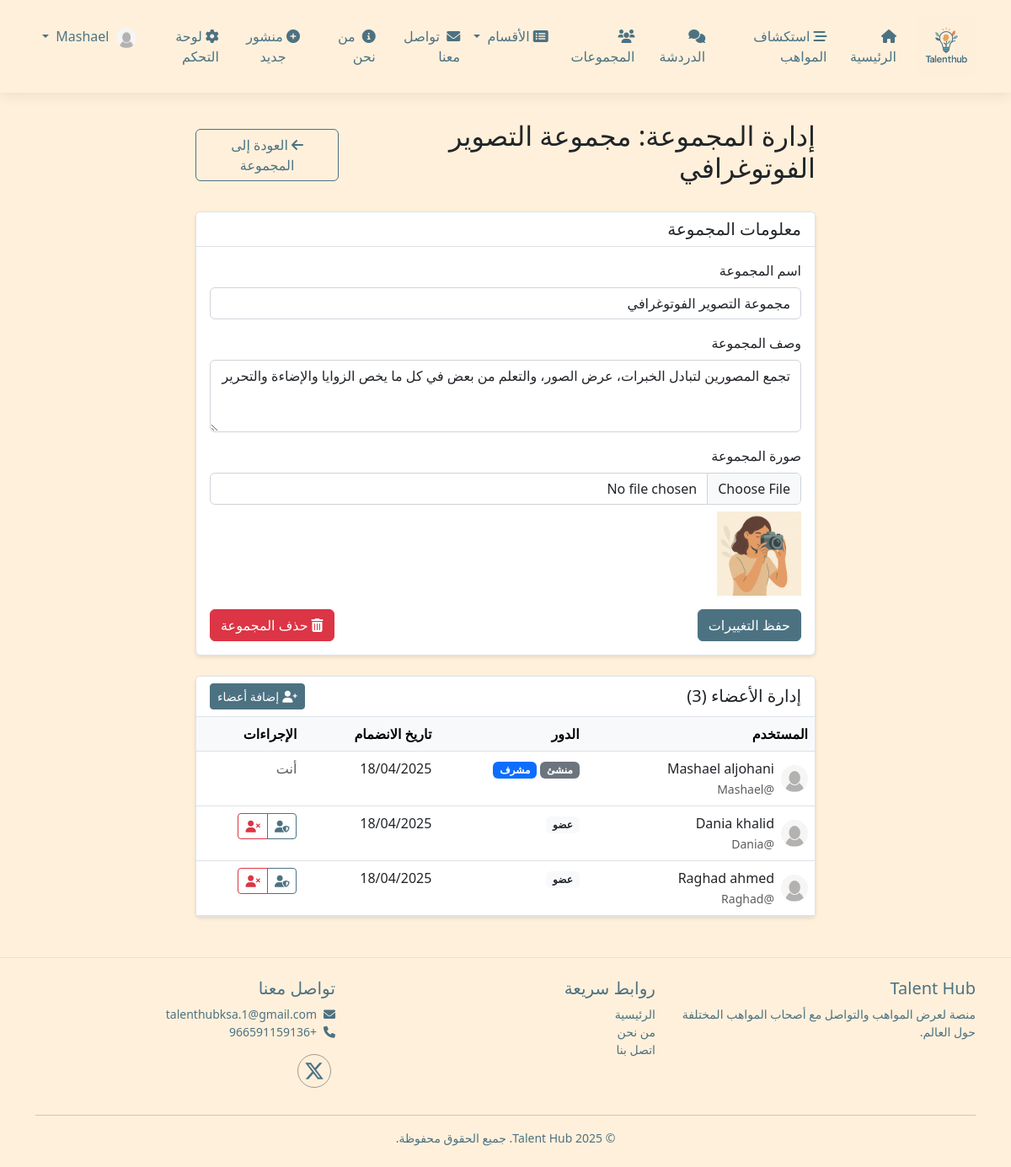
/groups/manage.php?id=3 (signed in), run on the app's committed database.
### tables this page shows
CREATE TABLE `groups` (
  `id` int(11) NOT NULL,
  `name` varchar(100) NOT NULL,
  `description` text DEFAULT NULL,
  `created_by` int(11) NOT NULL,
  `created_at` timestamp NOT NULL DEFAULT current_timestamp(),
  `updated_at` timestamp NOT NULL DEFAULT current_timestamp() ON UPDATE current_timestamp(),
  `image` varchar(255) DEFAULT NULL
);

CREATE TABLE `group_members` (
  `id` int(11) NOT NULL,
  `group_id` int(11) NOT NULL,
  `user_id` int(11) NOT NULL,
  `role` enum('member','admin') DEFAULT 'member',
  `joined_at` timestamp NOT NULL DEFAULT current_timestamp(),
  `last_read` datetime DEFAULT NULL
);

CREATE TABLE `users` (
  `id` int(11) NOT NULL,
  `username` varchar(50) NOT NULL,
  `email` varchar(100) NOT NULL,
  `password` varchar(255) NOT NULL,
  `full_name` varchar(100) NOT NULL,
  `bio` text DEFAULT NULL,
  `profile_picture` varchar(255) DEFAULT 'default.jpg',
  `role` enum('user','admin') DEFAULT 'user',
  `created_at` timestamp NOT NULL DEFAULT current_timestamp(),
  `updated_at` timestamp NOT NULL DEFAULT current_timestamp() ON UPDATE current_timestamp(),
  `is_online` tinyint(1) DEFAULT 0,
  `category` varchar(50) DEFAULT NULL,
  `is_active` tinyint(1) DEFAULT 1,
  `reset_token` varchar(255) DEFAULT NULL,
  `token_expiry` datetime NOT NULL,
  `updated_at_password` datetime DEFAULT NULL COMMENT 'تاريخ آخر تحديث',
  `last_password_change` datetime DEFAULT NULL COMMENT 'تاريخ آخر تغيير لكلمة المرور'
);

### config/config.php (called while the page is built, shortened)
<?php
function sanitize($data)
{
    $data = trim($data);
    $data = stripslashes($data);
    $data = htmlspecialchars($data);
    return $data;
}

### classes/Group.php (called while the page is built, shortened)
<?php
class Group
{
    private $db;
    public function __construct($database)
    {
        $this->db = $database;
    }
    public function getGroupById($groupId)
    {
        $this->db->query('
            SELECT g.*, u.username, u.full_name, u.profile_picture
            FROM groups g
            JOIN users u ON g.created_by = u.id
            WHERE g.id = :id
        ');
        $this->db->bind(':id', $groupId);
        return $this->db->single();
    }
    public function getGroupMembers($groupId)
    {
        $this->db->query('
            SELECT u.*, gm.role, gm.joined_at
            FROM group_members gm
            JOIN users u ON gm.user_id = u.id
            WHERE gm.group_id = :group_id
            ORDER BY gm.role = "admin" DESC, gm.joined_at ASC
        ');
        $this->db->bind(':group_id', $groupId);
        return $this->db->resultSet();
    }
    public function isGroupAdmin($groupId, $userId)
    {
        $this->db->query('
            SELECT * FROM group_members
            WHERE group_id = :group_id AND user_id = :user_id AND role = "admin"
        ');
        $this->db->bind(':group_id', $groupId);
        $this->db->bind(':user_id', $userId);
        $this->db->execute();
        return $this->db->rowCount() > 0;
    }
}

### config/db.php (called while the page is built, shortened)
<?php
require_once 'config.php';
class Database {
    private $host = DB_HOST;
    private $user = DB_USER;
    private $pass = DB_PASS;
    private $dbname = DB_NAME;
    private $conn;
    private $stmt;
    public function __construct() {
        $dsn = 'mysql:host=' . $this->host . ';dbname=' . $this->dbname . ';charset=utf8';
        $options = array(
            PDO::ATTR_PERSISTENT => true,
            PDO::ATTR_ERRMODE => PDO::ERRMODE_EXCEPTION,
            PDO::ATTR_DEFAULT_FETCH_MODE => PDO::FETCH_OBJ
        );
        try {
            $this->conn = new PDO($dsn, $this->user, $this->pass, $options);
        } catch(PDOException $e) {
            $this->error = $e->getMessage();
            echo 'Connection Error: ' . $this->error;
        }
    }
    public function query($sql) {
        $this->stmt = $this->conn->prepare($sql);
    }
    public function bind($param, $value, $type = null) {
        if(is_null($type)) {
            switch(true) {
                case is_int($value):
                    $type = PDO::PARAM_INT;
                    break;
                default:
                    $type = PDO::PARAM_STR;
            }
        }
        $this->stmt->bindValue($param, $value, $type);
    }
    public function execute() {
        return $this->stmt->execute();
    }
    public function resultSet() {
        $this->execute();
        return $this->stmt->fetchAll();
    }
    public function single() {
        $this->execute();
        return $this->stmt->fetch();
    }
}

### groups/manage.php (the view, shortened to what this page needs)
<?php
require_once '../config/config.php';
require_once '../config/db.php';
require_once '../classes/Group.php';
$group_id = sanitize($_GET['id']);
$database = new Database();
$group = new Group($database);
$group_data = $group->getGroupById($group_id);
$members = $group->getGroupMembers($group_id);
$page_title = 'إدارة المجموعة: ' . $group_data->name;
require_once '../includes/header.php';
?>
<div class="container mt-3">
    <div class="row">
        <div class="col-md-8 offset-md-2">
            <div class="d-flex justify-content-between align-items-center mb-4">
                <h2><?php echo $page_title; ?></h2>
                <a href="<?php echo URL_ROOT; ?>/groups/view.php?id=<?php echo $group_id; ?>" class="btn btn-outline-primary">
                    <i class="fas fa-arrow-left me-1"></i>العودة إلى المجموعة
                </a>
            </div>
            <div class="card shadow-sm mb-4">
                <div class="card-header bg-white">
                    <h5 class="mb-0">معلومات المجموعة</h5>
                </div>
                <div class="card-body">
                    <form action="<?php echo $_SERVER['PHP_SELF'] . '?id=' . $group_id; ?>" method="POST" enctype="multipart/form-data">
                        <div class="mb-3">
                            <label for="name" class="form-label">اسم المجموعة</label>
                            <input type="text" name="name" id="name" class="form-control" value="<?php echo $group_data->name; ?>" required>
                        </div>
                        <div class="mb-3">
                            <label for="description" class="form-label">وصف المجموعة</label>
                            <textarea name="description" id="description" class="form-control" rows="3"><?php echo $group_data->description; ?></textarea>
                        </div>
                        <div class="mb-3">
                            <label for="group_image" class="form-label">صورة المجموعة</label>
                            <input type="file" name="group_image" id="group_image" class="form-control">
                            <?php if (!empty($group_data->image)): ?>
                                <img src="<?php echo URL_ROOT; ?>/assets/uploads/profile/<?php echo $group_data->image; ?>" alt="صورة المجموعة" class="mt-2" width="100">
                            <?php endif; ?>
                        </div>
                        <div class="d-flex justify-content-between">
                            <button type="submit" class="btn btn-primary">حفظ التغييرات</button>
                            <?php if ($_SESSION['user_id'] == $group_data->created_by): ?>
                                <button type="button" class="btn btn-danger" data-bs-toggle="modal" data-bs-target="#deleteGroupModal">
                                    <i class="fas fa-trash-alt me-1"></i>حذف المجموعة
                                </button>
                            <?php endif; ?>
                        </div>
                    </form>
                </div>
            </div>
            <div class="card shadow-sm">
                <div class="card-header bg-white d-flex justify-content-between align-items-center">
                    <h5 class="mb-0">إدارة الأعضاء (<?php echo count($members); ?>)</h5>
                    <button type="button" class="btn btn-sm btn-primary" data-bs-toggle="modal" data-bs-target="#addMemberModal">
                        <i class="fas fa-user-plus me-1"></i>إضافة أعضاء
                    </button>
                </div>
                <div class="card-body p-0">
                    <div class="table-responsive">
                        <table class="table table-hover mb-0">
                            <thead class="table-light">
                                <tr>
                                    <th>المستخدم</th>
                                    <th>الدور</th>
                                    <th>تاريخ الانضمام</th>
                                    <th>الإجراءات</th>
                                </tr>
                            </thead>
                            <tbody>
                                <?php foreach ($members as $member): ?>
                                    <tr>
                                        <td>
                                            <div class="d-flex align-items-center">
                                                <img src="<?php echo URL_ROOT; ?>/assets/uploads/profile/<?php echo $member->profile_picture; ?>" class="rounded-circle me-2" width="32" height="32" alt="صورة المستخدم">
                                                <div>
                                                    <div><?php echo $member->full_name; ?></div>
                                                    <small class="text-muted">@<?php echo $member->username; ?></small>
                                                </div>
                                            </div>
                                        </td>
                                        <td>
                                            <?php if ($member->id == $group_data->created_by): ?>
                                                <span class="badge bg-secondary">منشئ</span>
                                            <?php endif; ?>
                                            <?php if ($member->role === 'admin'): ?>
                                                <span class="badge bg-primary">مشرف</span>
                                            <?php else: ?>
                                                <span class="badge bg-light text-dark">عضو</span>
                                            <?php endif; ?>
                                        </td>
                                        <td><?php echo date('d/m/Y', strtotime($member->joined_at)); ?></td>
                                        <td>
                                            <?php if ($member->id === $_SESSION['user_id']): ?>
                                                <span class="text-muted">أنت</span>
                                            <?php else: ?>
                                                <div class="btn-group btn-group-sm">
                                                    <?php if ($member->role === 'member'): ?>
                                                        <a href="<?php echo URL_ROOT; ?>/groups/manage.php?id=<?php echo $group_id; ?>&action=make_admin&user_id=<?php echo $member->id; ?>" class="btn btn-outline-primary" title="جعله مشرفًا">
                                                            <i class="fas fa-user-shield"></i>
                                                        </a>
                                                    <?php elseif ($member->id !== $group_data->created_by): ?>
                                                        <a href="<?php echo URL_ROOT; ?>/groups/manage.php?id=<?php echo $group_id; ?>&action=remove_admin&user_id=<?php echo $member->id; ?>" class="btn btn-outline-warning" title="إزالة صلاحيات المشرف">
                                                            <i class="fas fa-user-minus"></i>
                                                        </a>
                                                    <?php endif; ?>
                                                    <?php if ($member->id !== $group_data->created_by): ?>
                                                        <a href="<?php echo URL_ROOT; ?>/groups/manage.php?id=<?php echo $group_id; ?>&action=remove_member&user_id=<?php echo $member->id; ?>" class="btn btn-outline-danger" title="إزالة من المجموعة" onclick="return confirm('هل أنت متأكد من رغبتك في إزالة هذا العضو؟');">
                                                            <i class="fas fa-user-times"></i>
                                                        </a>
                                                    <?php endif; ?>
                                                </div>
                                            <?php endif; ?>
                                        </td>
                                    </tr>
                                <?php endforeach; ?>
                            </tbody>
                        </table>
                    </div>
                </div>
            </div>
        </div>
    </div>
</div>
<?php require_once '../includes/footer.php'; ?>

### data on the page
groups: name "إدارة المجموعة: مجموعة التصوير الفوتوغرافي", name "مجموعة التصوير الفوتوغرافي", description "تجمع المصورين لتبادل الخبرات، عرض الصور، والتعلم من بعض في كل ما يخص الزوايا والإضاءة والتحرير", image (picture)
group_members: user.profile_picture (placeholder picture), user.full_name "Mashael aljohani", user.username "Mashael", shows "منشئ", role "مشرف", joined_at "18/04/2025", shows "أنت"
group_members: user.profile_picture (placeholder picture), user.full_name "Dania khalid", user.username "Dania", role "عضو", joined_at "18/04/2025"
group_members: user.profile_picture (placeholder picture), user.full_name "Raghad ahmed", user.username "Raghad", role "عضو", joined_at "18/04/2025"

### other printed values
count($members) "3"
SITE_NAME "Talent Hub"
